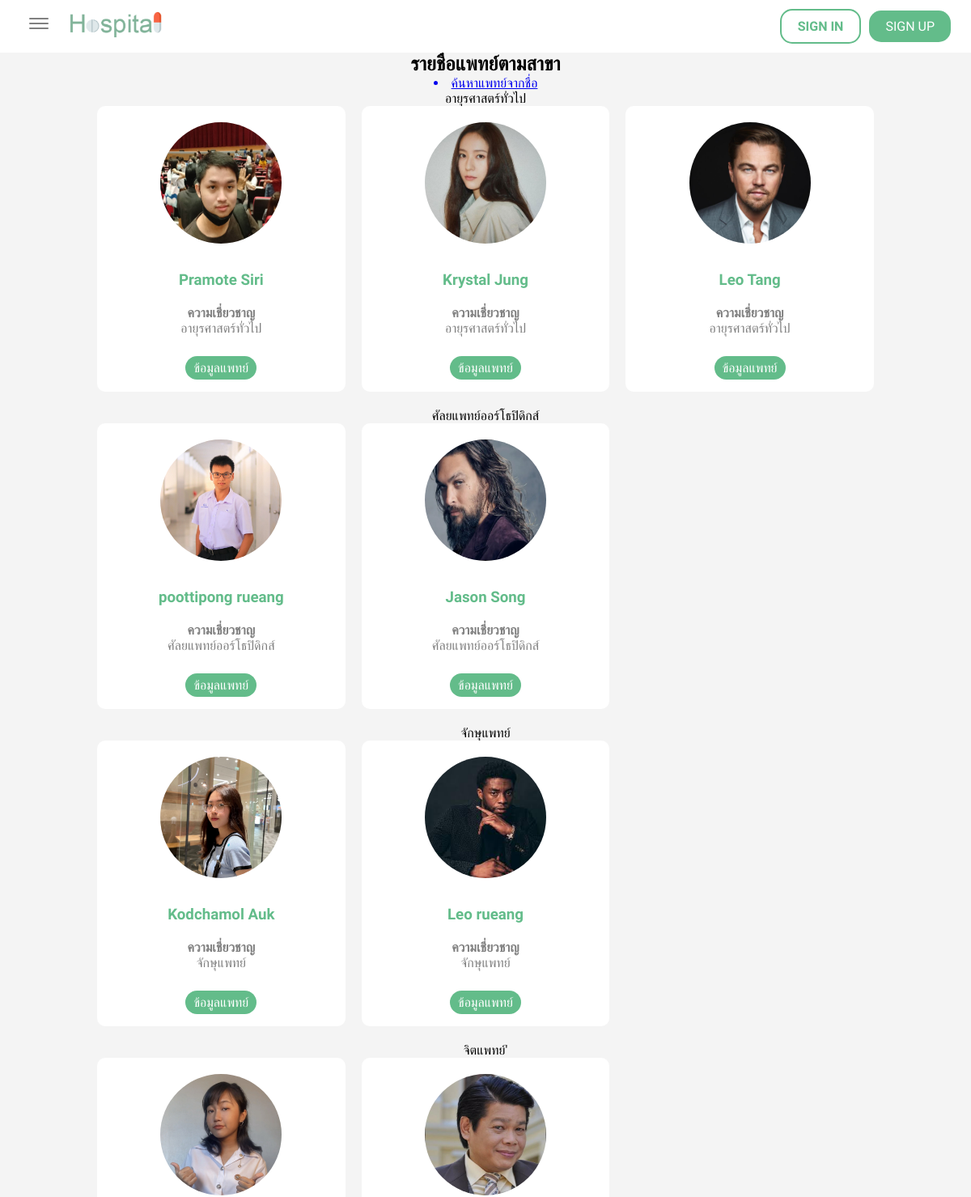
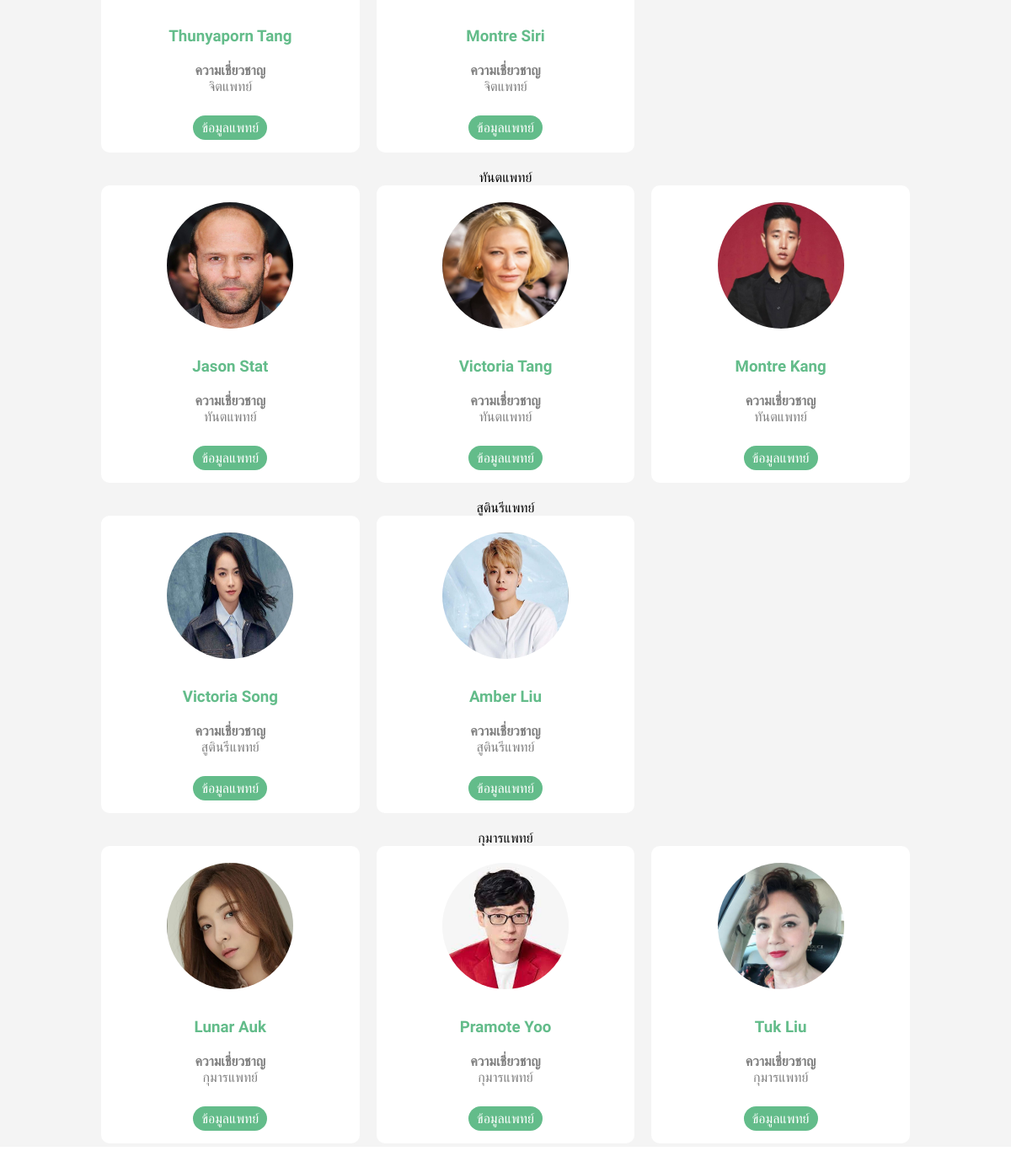
The page /spec on the database its author committed (2 pictures, top to bottom).
### doctors/models.py (models this page shows, shortened)
class Doctor(models.Model):
    user = models.OneToOneField(User, null=True, blank=True, on_delete=models.CASCADE)
    First_name = models.CharField(max_length=100, blank=True, null = True)
    Last_name = models.CharField(max_length=100, null = True)
    phone = models.CharField(max_length=100, null = True)
    email = models.CharField(max_length=200, null = True)
    spec = models.CharField(max_length=100, null = True)
    date_created = models.DateTimeField(default=timezone.now)
    profile_pic = models.ImageField(default='person.jpg',null=True, blank=True)

### doctors/views.py (the view)
# urls.py: path('spec', views.spec, name="spec"),
def spec(request):
    list1 = Doctor.objects.filter(spec='อายุรศาสตร์ทั่วไป')
    list2 = Doctor.objects.filter(spec='ศัลยแพทย์ออร์โธปิดิกส์')
    list3 = Doctor.objects.filter(spec='จักษุแพทย์')
    list4 = Doctor.objects.filter(spec='จิตแพทย์')
    list5 = Doctor.objects.filter(spec='สูตินรีแพทย์')
    list6 = Doctor.objects.filter(spec='ทันตแพทย์')
    list7 = Doctor.objects.filter(spec='กุมารแพทย์')
    context = {'list1': list1 ,'list2': list2 ,'list3': list3 ,'list4': list4
               ,'list5': list5 ,'list6': list6 ,'list7': list7 }
    return render(request, "doctors/spec.html", context)

### doctors/templates/doctors/spec.html (shortened to what this page needs)
{% extends "doctors/layout.html" %}
{% load static %}
{% block content %}
<h2>รายชื่อแพทย์ตามสาขา</h2>
<a href="{% url 'doctors:finddoc' %}"><li>ค้นหาแพทย์จากชื่อ</li></a>
<p class="bold">อายุรศาสตร์ทั่วไป</p>
<div class="mhor-card-area-all">
    {% for doctor in list1 %}
    <div class="mhor-card">
        <img src="{{doctor.profile_pic.url}}">
        <div class="news-topic">
            <h3>{{doctor.First_name}} {{doctor.Last_name}}</h3>
        </div>
        <div class="details">
            <p class="bold">ความเชี่ยวชาญ</p>
            <p>{{doctor.spec}}</p>
        </div>
        <a href="{% url 'doctors:docprofile' doctor.id %}" class="read-more">ข้อมูลแพทย์</a>
    </div>
    {% endfor %}
</div>
<p class="bold">ศัลยแพทย์ออร์โธปิดิกส์</p>
<div class="mhor-card-area-all">
    {% for doctor in list2 %}
    <div class="mhor-card">
        <img src="{{doctor.profile_pic.url}}">
        <div class="news-topic">
            <h3>{{doctor.First_name}} {{doctor.Last_name}}</h3>
        </div>
        <div class="details">
            <p class="bold">ความเชี่ยวชาญ</p>
            <p>{{doctor.spec}}</p>
        </div>
        <a href="{% url 'doctors:docprofile' doctor.id %}" class="read-more">ข้อมูลแพทย์</a>
    </div>
    {% endfor %}
</div>
<p class="bold">จักษุแพทย์</p>
<div class="mhor-card-area-all">
    {% for doctor in list3 %}
    <div class="mhor-card">
        <img src="{{doctor.profile_pic.url}}">
        <div class="news-topic">
            <h3>{{doctor.First_name}} {{doctor.Last_name}}</h3>
        </div>
        <div class="details">
            <p class="bold">ความเชี่ยวชาญ</p>
            <p>{{doctor.spec}}</p>
        </div>
        <a href="{% url 'doctors:docprofile' doctor.id %}" class="read-more">ข้อมูลแพทย์</a>
    </div>
    {% endfor %}
</div>
<p class="bold">จิตแพทย์'</p>
<div class="mhor-card-area-all">
    {% for doctor in list4 %}
    <div class="mhor-card">
        <img src="{{doctor.profile_pic.url}}">
        <div class="news-topic">
            <h3>{{doctor.First_name}} {{doctor.Last_name}}</h3>
        </div>
        <div class="details">
            <p class="bold">ความเชี่ยวชาญ</p>
            <p>{{doctor.spec}}</p>
        </div>
        <a href="{% url 'doctors:docprofile' doctor.id %}" class="read-more">ข้อมูลแพทย์</a>
    </div>
    {% endfor %}
</div>
<p class="bold">ทันตแพทย์</p>
<div class="mhor-card-area-all">
    {% for doctor in list6 %}
    <div class="mhor-card">
        <img src="{{doctor.profile_pic.url}}">
        <div class="news-topic">
            <h3>{{doctor.First_name}} {{doctor.Last_name}}</h3>
        </div>
        <div class="details">
            <p class="bold">ความเชี่ยวชาญ</p>
            <p>{{doctor.spec}}</p>
        </div>
        <a href="{% url 'doctors:docprofile' doctor.id %}" class="read-more">ข้อมูลแพทย์</a>
    </div>
    {% endfor %}
</div>
<p class="bold">สูตินรีแพทย์</p>
<div class="mhor-card-area-all">
    {% for doctor in list5 %}
    <div class="mhor-card">
        <img src="{{doctor.profile_pic.url}}">
        <div class="news-topic">
            <h3>{{doctor.First_name}} {{doctor.Last_name}}</h3>
        </div>
        <div class="details">
            <p class="bold">ความเชี่ยวชาญ</p>
            <p>{{doctor.spec}}</p>
        </div>
        <a href="{% url 'doctors:docprofile' doctor.id %}" class="read-more">ข้อมูลแพทย์</a>
    </div>
    {% endfor %}
</div>
<p class="bold">กุมารแพทย์</p>
<div class="mhor-card-area-all">
    {% for doctor in list7 %}
    <div class="mhor-card">
        <img src="{{doctor.profile_pic.url}}">
        <div class="news-topic">
            <h3>{{doctor.First_name}} {{doctor.Last_name}}</h3>
        </div>
        <div class="details">
            <p class="bold">ความเชี่ยวชาญ</p>
            <p>{{doctor.spec}}</p>
        </div>
        <a href="{% url 'doctors:docprofile' doctor.id %}" class="read-more">ข้อมูลแพทย์</a>
    </div>
    {% endfor %}
</div>
{% endblock %}

### static/css/style-navbar.css (style rules this page uses)
* { margin: 0; padding: 0; box-sizing: border-box; font-family: 'Prompt', sans-serif; }

### static/css/style-mhor.css (style rules this page uses)
.area-content .mhor-card-area-all { margin: 0 auto; width: 80%; margin-bottom: 20px; display: grid; grid-template-columns: repeat(3, 1fr); gap: 20px; }
.area-content .mhor-card-area-all .mhor-card { background-color: white; border-radius: 10px; overflow: hidden; }
.area-content .mhor-card-area-all .mhor-card img { width: 150px; height: 150px; border-radius: 75px; margin: 20px; }
.area-content .mhor-card-area-all .mhor-card .news-topic { color: #63bc8a; padding: 10px; }
.area-content .mhor-card-area-all .mhor-card .details { color: gray; padding: 10px; }
.area-content .mhor-card-area-all .mhor-card .details .bold { font-weight: bold; }
.area-content .mhor-card-area-all .mhor-card .read-more { position: relative; display: inline-block; padding: 5px 10px; background: #63bc8a; color: white; border-radius: 15px; text-decoration: none; margin: 15px; transition: 100ms; }

### rows shown on the page
Doctor: profile_pic (picture), First_name "Pramote", Last_name "Siri", spec "อายุรศาสตร์ทั่วไป"
Doctor: profile_pic (picture), First_name "Krystal", Last_name "Jung", spec "อายุรศาสตร์ทั่วไป"
Doctor: profile_pic (picture), First_name "Leo", Last_name "Tang", spec "อายุรศาสตร์ทั่วไป"
Doctor: profile_pic (picture), First_name "poottipong", Last_name "rueang", spec "ศัลยแพทย์ออร์โธปิดิกส์"
Doctor: profile_pic (picture), First_name "Jason", Last_name "Song", spec "ศัลยแพทย์ออร์โธปิดิกส์"
Doctor: profile_pic (picture), First_name "Kodchamol", Last_name "Auk", spec "จักษุแพทย์"
Doctor: profile_pic (picture), First_name "Leo", Last_name "rueang", spec "จักษุแพทย์"
Doctor: profile_pic (picture), First_name "Thunyaporn", Last_name "Tang", spec "จิตแพทย์"
Doctor: profile_pic (picture), First_name "Montre", Last_name "Siri", spec "จิตแพทย์"
Doctor: profile_pic (picture), First_name "Jason", Last_name "Stat", spec "ทันตแพทย์"
Doctor: profile_pic (picture), First_name "Victoria", Last_name "Tang", spec "ทันตแพทย์"
Doctor: profile_pic (picture), First_name "Montre", Last_name "Kang", spec "ทันตแพทย์"
Doctor: profile_pic (picture), First_name "Victoria", Last_name "Song", spec "สูตินรีแพทย์"
Doctor: profile_pic (picture), First_name "Amber", Last_name "Liu", spec "สูตินรีแพทย์"
Doctor: profile_pic (picture), First_name "Lunar", Last_name "Auk", spec "กุมารแพทย์"
Doctor: profile_pic (picture), First_name "Pramote", Last_name "Yoo", spec "กุมารแพทย์"
Doctor: profile_pic (picture), First_name "Tuk", Last_name "Liu", spec "กุมารแพทย์"
